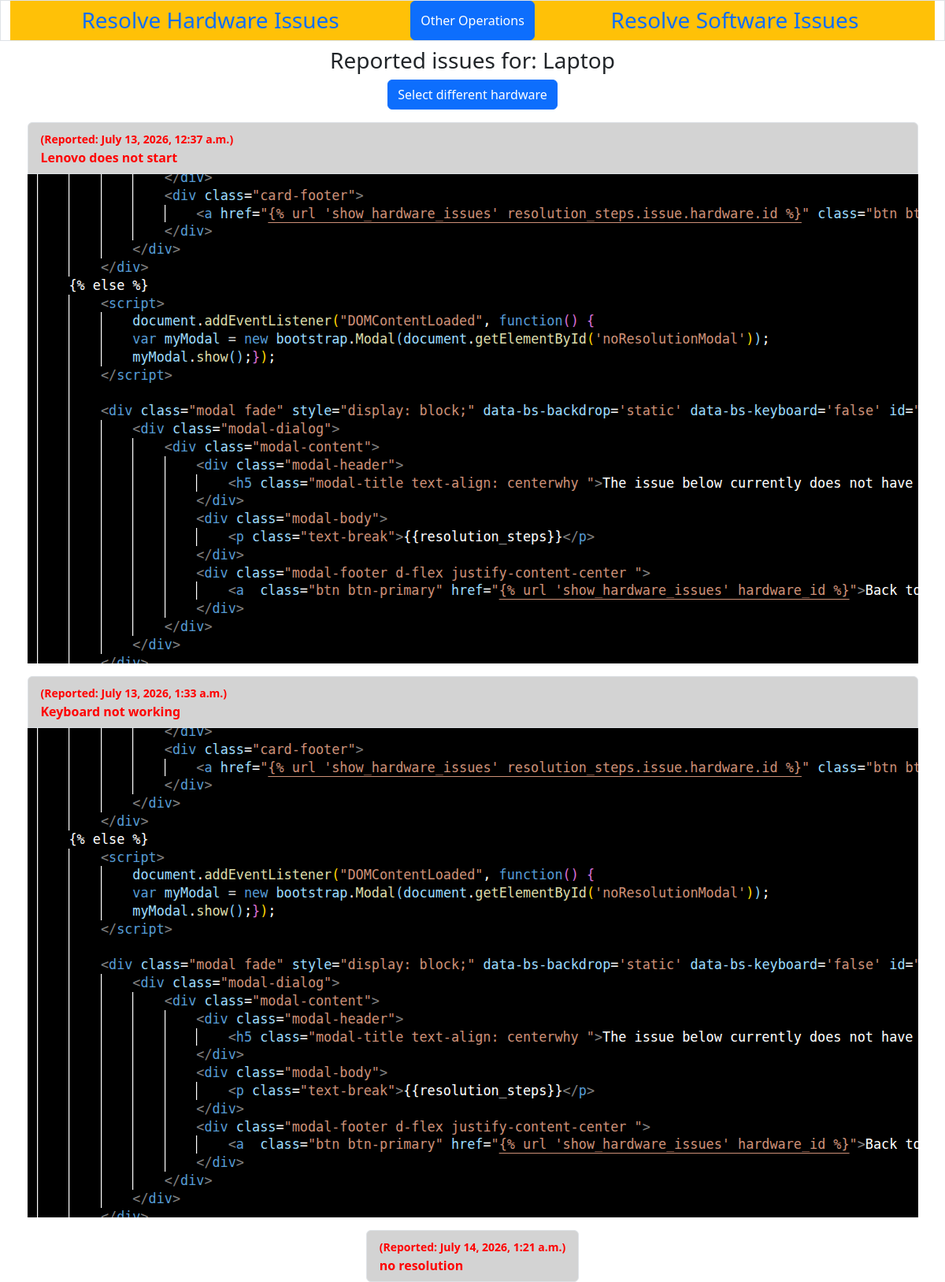
The page /solvecenter/show_hardware_issues/2 on the database its author committed.
### solvecenter/models.py (models this page shows, shortened)
class Hardware(models.Model):
    hardware_device = models.CharField(max_length=250)
    slug = models.SlugField(max_length=250)
    class Meta:
        ordering=['hardware_device']
        verbose_name_plural = "Hardware"

class Issue(models.Model):
    hardware = models.ForeignKey(Hardware, null=True, blank=True, on_delete=models.SET_NULL)
    software = models.ForeignKey(Software, null=True, blank=True, on_delete=models.SET_NULL)
    issue_pic = models.ImageField(upload_to='issue_pics/', null=True, blank=True)
    date_reported = models.DateTimeField(auto_now_add=True)
    reported_issue = models.TextField()

### solvecenter/views.py (the view)
# urls.py: path('show_hardware_issues/<int:id>',views.hardware_issues,name='show_hardware_issues'),
def hardware_issues(request,id):
    try:
        hardware_devices = Hardware.objects.get(id=id)
        issues_list = Issue.objects.filter(hardware=id)
    except Hardware.DoesNotExist:
        raise Http404("No Hardware found!")
    return render(request, 'show_hardware_issues.html',{'hardware_devices': hardware_devices, 'issues_list': issues_list})

### solvecenter/templates/show_hardware_issues.html (shortened to what this page needs)
{% extends "base.html" %}
{% block content %}
    <h3 style="text-align: center;">Reported issues for: {{hardware_devices.hardware_device}}</h3>
    <div style="text-align: center;">
        <a href="{% url 'hardware_list'%}" class="btn btn-primary">Select different hardware</a>
    </div>
        {% if issues_list %}
            {% for issues in issues_list %}
                <div class="d-flex mt-3 justify-content-center">
                    <div class="list-group">
                        <a href="{% url 'show_hardware_resolution' issues.id %}" style="background-color: lightgrey ; color: red; font-weight: bold;" onmouseover="this.style.background='lightblue';" onmouseout="this.style.background='lightgray';"  class="list-group-item list-group-item-action">
                            <small>(Reported: {{issues.date_reported}})</small><br>{{issues.reported_issue}}
                        </a>
                        {% if issues.issue_pic %}
                            <img src="{{issues.issue_pic.url}}"></img>
                        {% endif %}
                    </div>
                </div>
            {% endfor %}
        {% else %}
            <h1 style="text-align: center;">No reported issues.</h1>"
        {% endif %}
{% endblock %}

### rows shown on the page
Hardware: hardware_device "Laptop"
Issue: date_reported "July 13, 2026, 12:37 a.m.", reported_issue "Lenovo does not start", issue_pic (picture)
Issue: date_reported "July 13, 2026, 1:33 a.m.", reported_issue "Keyboard not working", issue_pic (picture)
Issue: date_reported "July 14, 2026, 1:21 a.m.", reported_issue "no resolution"
